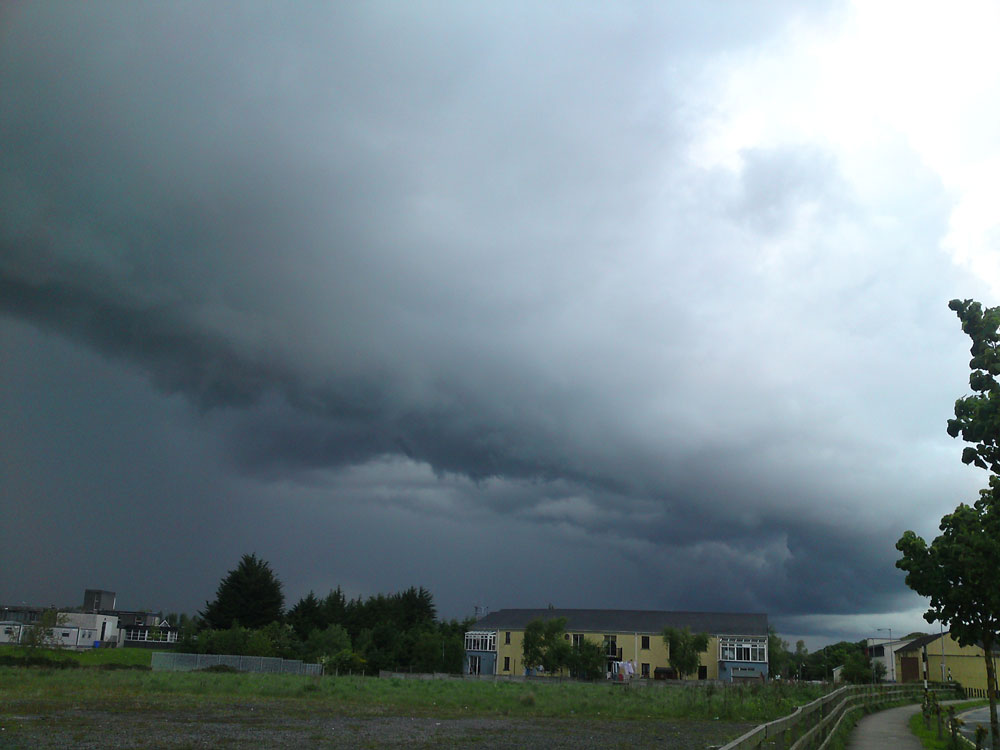
%> input picture ColorTranser/Results/storm.jpg, 1000 x 750 px
$ octave run_color_transfer.m   (GNU Octave 9; MATLAB toolbox functions it lacks are replaced by stand-ins)
%> lines starting %> are read from the running program, lines starting %| are printed output that depends on the picture
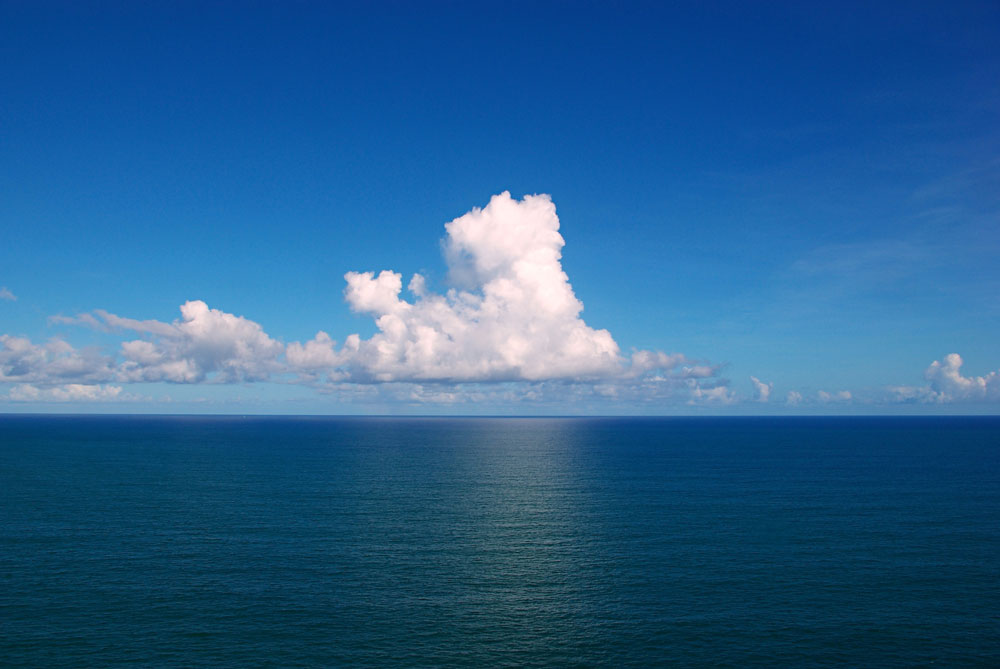
%> input picture ImageDecolorization/html/img/ocean_day.jpg, 1000 x 669 px
%> `img_lab_s = rgb2lab(img_src);`: img_lab_s: size 750x1000x3 double; mean of channels 1, 2, 3 52.7, -4.1, -5.2
%> `img_lab_t = rgb2lab( img_tar );`: img_lab_t: size 669x1000x3 double; mean of channels 1, 2, 3 39.4, 0.5, -30.3
### ColorTranser/color_transfer.m
function img_res = color_transfer( img_src, img_tar )
    % img_src - input source image in Lab colorspace
    % img_tar - input target image in Lab colorspace
    % img_res - color transfered image from img_src to img_tar
    [hs,ws,cs] = size( img_src );
%> hs = 750; ws = 1000; cs = 3
    [ht,wt,ct] = size( img_tar );
%> ht = 669; wt = 1000; ct = 3

    ls = img_src(:,:,1); as = img_src(:,:,2); bs = img_src(:,:,3);
    lt = img_tar(:,:,1); at = img_tar(:,:,2); bt = img_tar(:,:,3);
%> after `lt = img_tar(:,:,1)`:
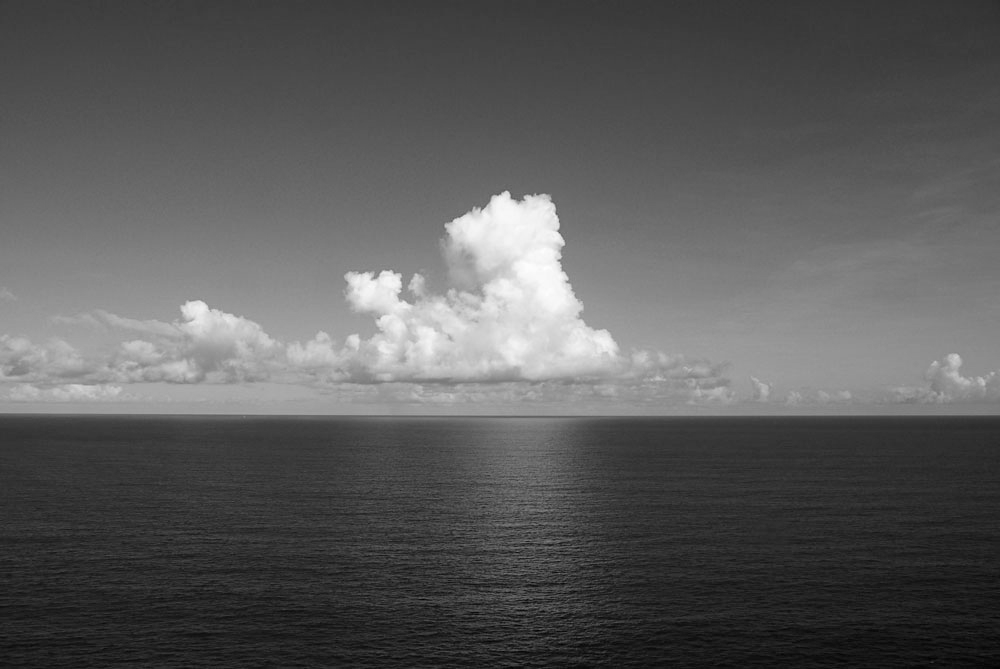
%> lt: size 669x1000 double; min 6.57, max 98.82, mean 39.4; drawn with min black and max white
%> after `at = img_tar(:,:,2)`:
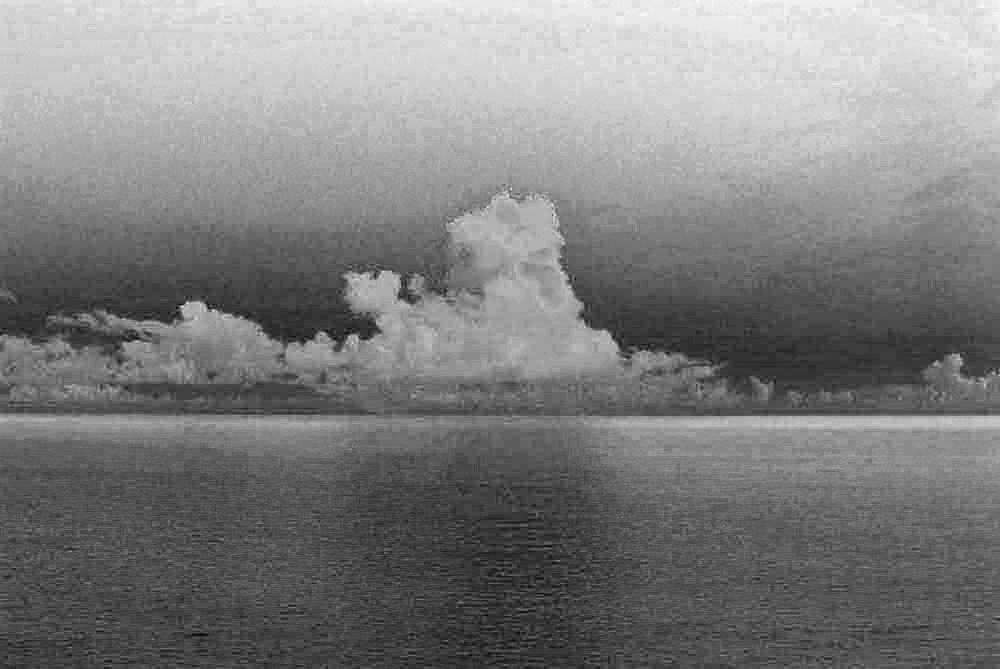
%> at: size 669x1000 double; min -17.32, max 18.51, mean 0.519; drawn with min black and max white
%> after `bt = img_tar(:,:,3)`:
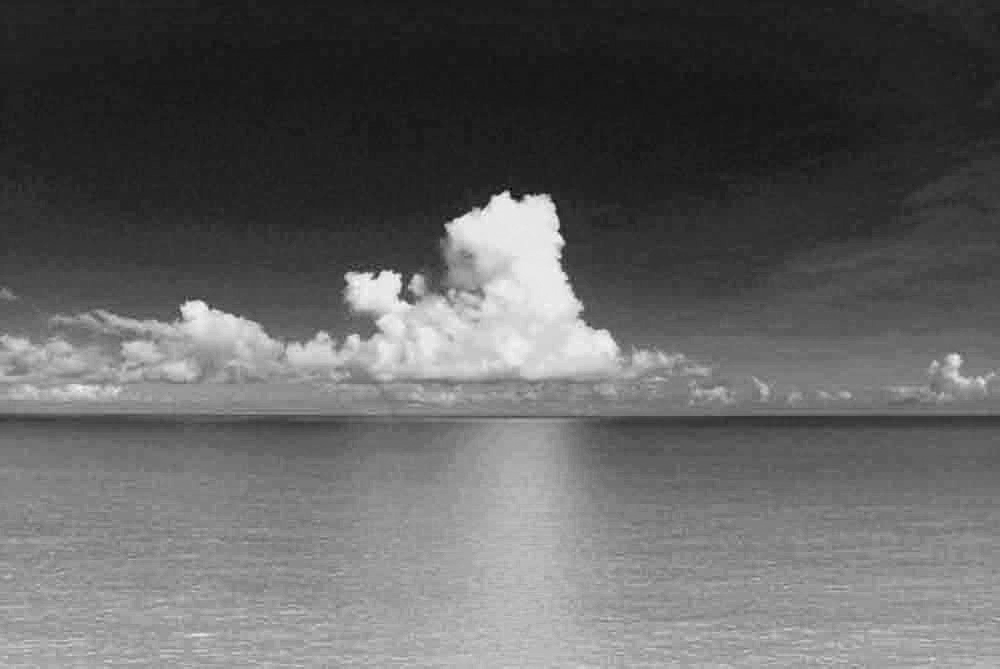
%> bt: size 669x1000 double; min -54.13, max 7.6, mean -30.3; drawn with min black and max white
    % TODO: calculate mean value for each channel of img_src & img_tar
    m_ls = mean(ls(:)); m_as = mean(as(:)); m_bs = mean(bs(:));
%> after `m_ls = mean(ls(:))`: m_ls = 52.75
%> after `m_as = mean(as(:))`: m_as = -4.13
%> after `m_bs = mean(bs(:))`: m_bs = -5.16
    m_lt = mean(lt(:)); m_at = mean(at(:)); m_bt = mean(bt(:));
%> after `m_lt = mean(lt(:))`: m_lt = 39.37
%> after `m_at = mean(at(:))`: m_at = 0.519
%> after `m_bt = mean(bt(:))`: m_bt = -30.3

    % TODO: calculate std value for each channel of img_src & img_tar
    s_ls = std(ls(:)); s_as = std(as(:)); s_bs = std(bs(:));
%> after `s_ls = std(ls(:))`: s_ls = 26.59
%> after `s_as = std(as(:))`: s_as = 3.04
%> after `s_bs = std(bs(:))`: s_bs = 7.53
    s_lt = std(lt(:)); s_at = std(at(:)); s_bt = std(bt(:));
%> after `s_lt = std(lt(:))`: s_lt = 17.64
%> after `s_at = std(at(:))`: s_at = 7.66
%> after `s_bt = std(bt(:))`: s_bt = 14.04

    % TODO: do color transfer
    img_res = zeros(hs, ws, cs);
    img_res(:,:,1) = (ls - m_ls)*s_lt/s_ls + m_lt;
%> img_res: size 750x1000x3 double; mean of channels 1, 2, 3 39.4, 0, 0
    img_res(:,:,2) = (as - m_as)*s_at/s_as + m_at;
%> img_res: size 750x1000x3 double; mean of channels 1, 2, 3 39.4, 0.5, 0
    img_res(:,:,3) = (bs - m_bs)*s_bt/s_bs + m_bt;
%> img_res: size 750x1000x3 double; mean of channels 1, 2, 3 39.4, 0.5, -30.3

    % output img_res
end

### ColorTranser/run_color_transfer.m

% read source image
img_src = im2double(imread('./imgs/storm.jpg'));

% read target image
img_tar = im2double(imread('./imgs/ocean_day.jpg'));
tic
% convert source & target image from RGB to Lab
 img_lab_s = rgb2lab(img_src);
 img_lab_t = rgb2lab( img_tar );
toc

% do color transfer in Lab colorspace
 img_lab_res = color_transfer( img_lab_s, img_lab_t );

tic
% convert result back to RGB color space
  img_res = lab2rgb( img_lab_res );
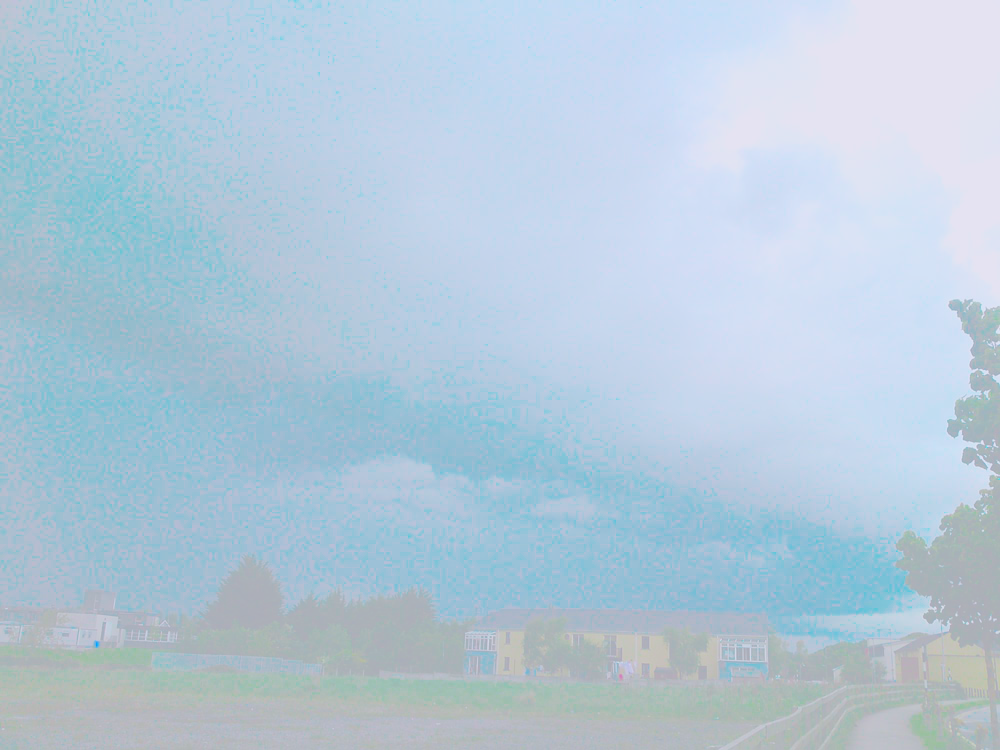
%> img_res: size 750x1000x3 double; mean R, G, B 0.136, 0.379, 0.564; drawn with min black and max white
toc

figure, imshow( img_res );
%> after `imshow( img_res )`:
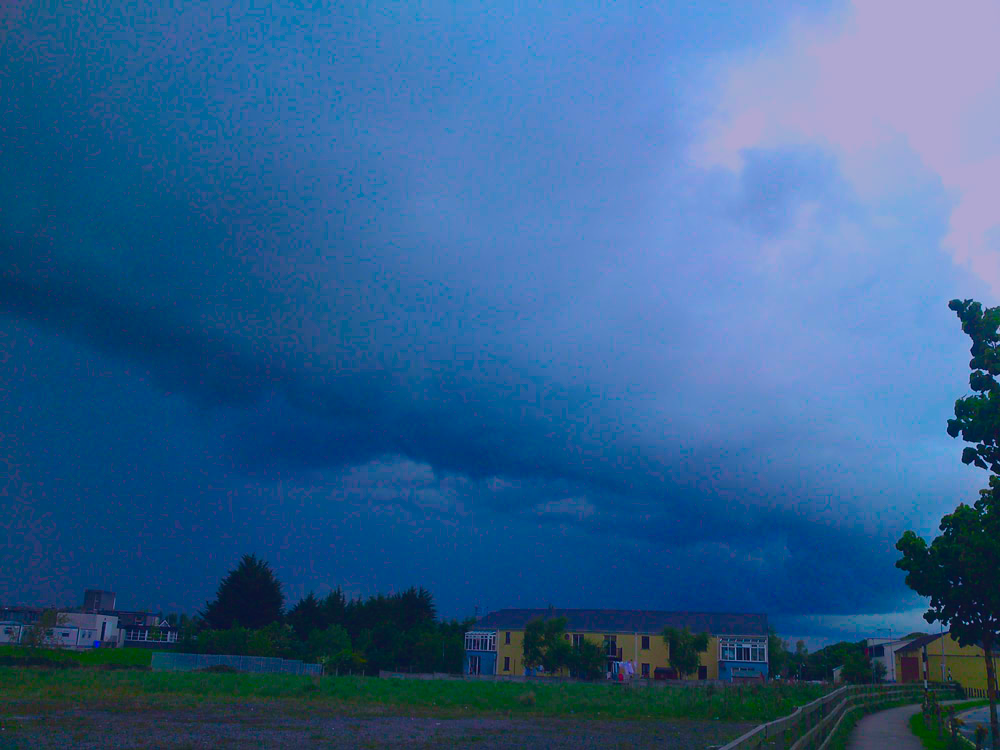
%> displayed picture: size 750x1000x3, on the screen's scale of 0 to 255; mean R, G, B 48.2, 96.5, 143.9
